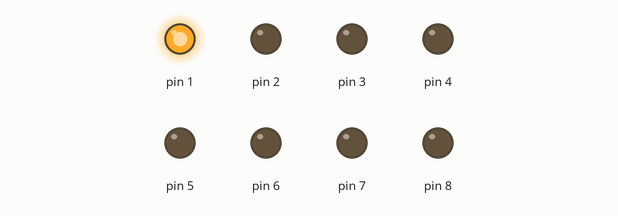
This sketch was run on a simulated Arduino Uno, built with avr-gcc and run on an emulated ATmega328P. Parts: output pins drawn as LEDs (lit = HIGH).

Above: at 0.1 s.
At 0.7 s:
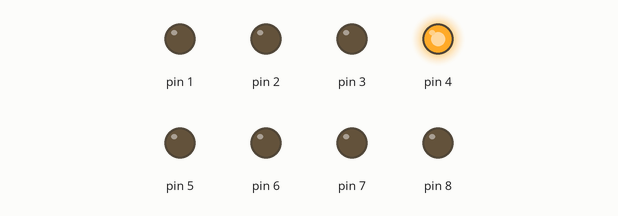
At 1.1 s:
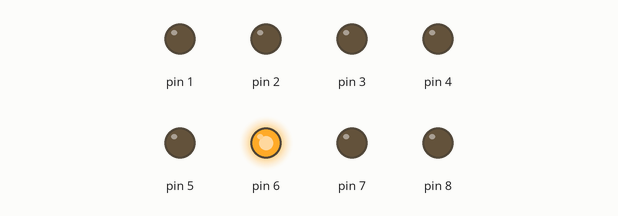
At 1.5 s:
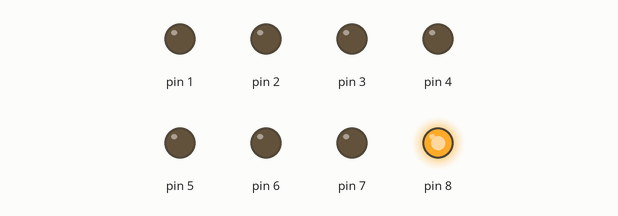
At 2.5 s:
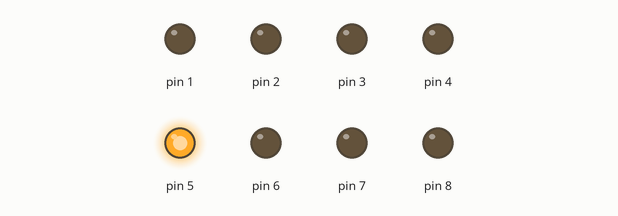
At 3.5 s:
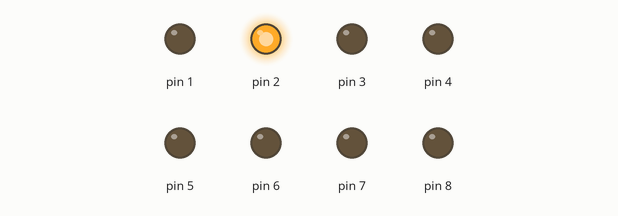
Timing chart, 0 to 3.8 s (numbered marks = the images above):
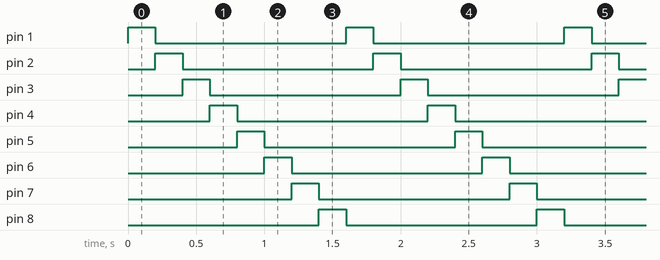

Measured:
- by itself, pin 1–8: alternates HIGH for 0.20 s and LOW for 1.4 s
- by itself, everything shown: repeats every 1.6 s, in 8 steps

The sketch:

sketch_mar17d.ino
```cpp
int b = 0;
void setup() {
  pinMode(1,OUTPUT);
  pinMode(2,OUTPUT);
  pinMode(3,OUTPUT);
  pinMode(4,OUTPUT);
  pinMode(5,OUTPUT);
  pinMode(6,OUTPUT);
  pinMode(7,OUTPUT);
  pinMode(8,OUTPUT);

}

void loop() {
  for (b = 1; b <=8; b++){
    digitalWrite(b,HIGH);
    delay(200);
    digitalWrite(b,LOW);
    }


}
```
